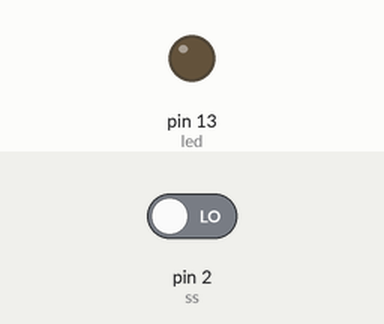
This sketch was run on a simulated Arduino Uno, built with avr-gcc and run on an emulated ATmega328P. On the bench: output pins drawn as LEDs (lit = HIGH). Inputs (shaded band) come from the test bench; at power-on: pin 2 (ss) LOW.

Above: at 1.2 s.
1.3 s: pin 2 (ss) driven HIGH
At 2.5 s:
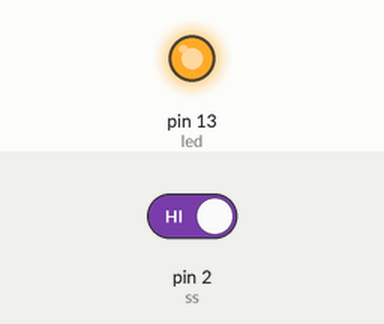
2.8 s: pin 2 (ss) driven LOW
At 4.2 s:
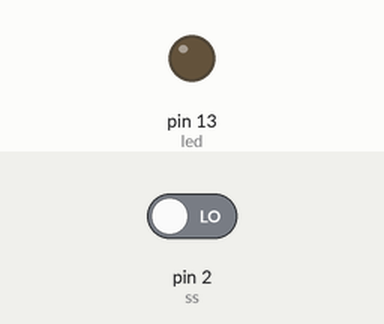
Timing chart, 0 to 5.8 s (numbered marks = the images above; inputs shaded):
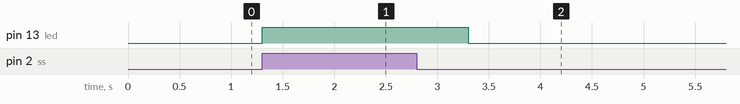

The sketch:

SensorSound.ino
```cpp
int ss = 2;
int led = 13;

void setup() {
  pinMode(ss, INPUT);
  pinMode(led, OUTPUT);
}

void loop() {
  if(digitalRead(ss)== 1){
    digitalWrite(led,HIGH);
    delay(1000);
  }
  else{
    digitalWrite(led,LOW);

  }
}
```

Measured:
- after the input at 1.3 s, pin 13 (led): LOW → HIGH at once
- after the input at 2.8 s, pin 13 (led): HIGH → LOW after 0.50 s
